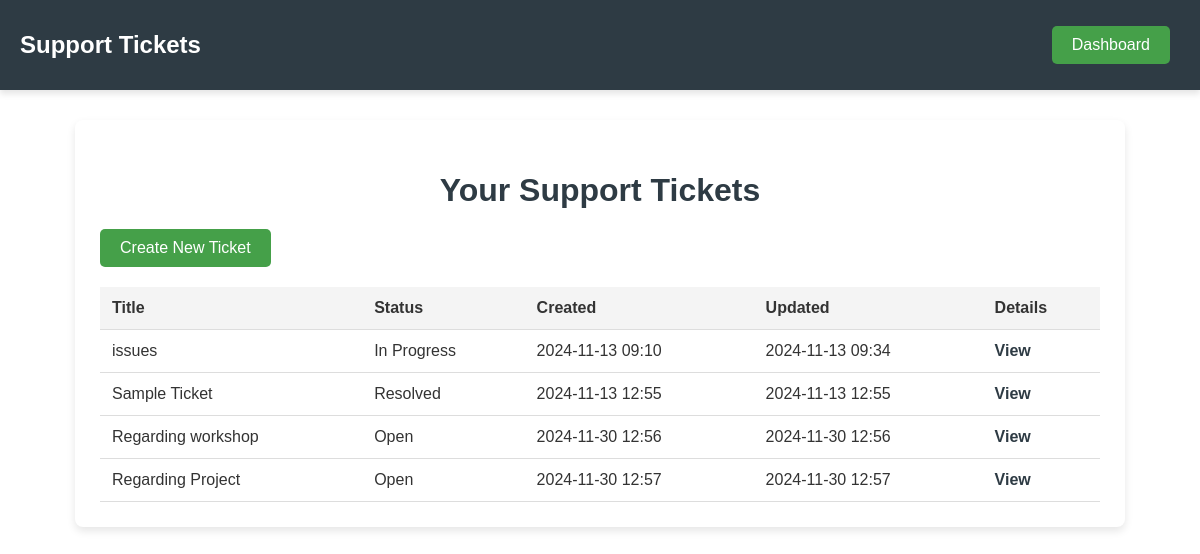
Screenshot of /customer/tickets/ with the database file from the repository.
### customer/models.py (models this page shows, shortened)
class SupportTicket(models.Model):
    STATUS_CHOICES = [
        ('open', 'Open'),
        ('in_progress', 'In Progress'),
        ('resolved', 'Resolved'),
        ('closed', 'Closed'),
    ]
    customer = models.ForeignKey(CustomerUserProfile, on_delete=models.CASCADE, related_name="support_tickets")
    title = models.CharField(max_length=255)
    description = models.TextField()
    status = models.CharField(max_length=20, choices=STATUS_CHOICES, default='open')
    created_at = models.DateTimeField(auto_now_add=True)
    updated_at = models.DateTimeField(auto_now=True)

### customer/views.py (the view)
# urls.py: path('tickets/', views.ticket_list, name='ticket_list'),  # View all tickets
def ticket_list(request):
    tickets = SupportTicket.objects.all()
    return render(request, 'ticket_list.html', {'tickets': tickets})

### customer/templates/ticket_list.html (shortened to what this page needs)
<!DOCTYPE html>
<html lang="en">
<head>
</head>
<body>
    <header>
        <h1>Support Tickets</h1>
        <nav>
            <a href="{% url 'customer_dashboard' %}">Dashboard</a>
        </nav>
    </header>
    <div class="container">
        <h2>Your Support Tickets</h2>
        <a href="{% url 'create_ticket' %}" class="btn">Create New Ticket</a>
        <table>
            <thead>
                <tr>
                    <th>Title</th>
                    <th>Status</th>
                    <th>Created</th>
                    <th>Updated</th>
                    <th>Details</th>
                </tr>
            </thead>
            <tbody>
                {% for ticket in tickets %}
                    <tr>
                        <td>{{ ticket.title }}</td>
                        <td>{{ ticket.get_status_display }}</td>
                        <td>{{ ticket.created_at|date:"Y-m-d H:i" }}</td>
                        <td>{{ ticket.updated_at|date:"Y-m-d H:i" }}</td>
                        <td><a href="{% url 'ticket_detail' ticket.id %}">View</a></td>
                    </tr>
                {% empty %}
                    <tr>
                        <td colspan="5" class="empty-message">No support tickets found.</td>
                    </tr>
                {% endfor %}
            </tbody>
        </table>
    </div>
</body>
</html>

### customer/templates/ticket_list.html (style rules this page uses)
body { font-family: 'Arial', sans-serif; background-color: #ffffff; margin: 0; padding: 0; color: #333; }
header { background-color: #2e3b44; padding: 15px 0; display: flex; justify-content: space-between; align-items: center; box-shadow: 0 4px 6px rgba(0, 0, 0, 0.1); }
header h1 { color: white; margin-left: 20px; font-size: 1.5rem; }
nav { margin-right: 20px; }
nav a { background-color: #45a049; color: white; text-decoration: none; padding: 10px 20px; border-radius: 5px; margin: 0 10px; font-size: 1rem; transition: background-color 0.3s; display: inline-block; }
.container { max-width: 1000px; margin: 30px auto; padding: 25px; background-color: #ffffff; box-shadow: 0 4px 8px rgba(0, 0, 0, 0.1); border-radius: 8px; }
h2 { text-align: center; color: #2e3b44; font-size: 2rem; margin-bottom: 20px; }
.btn { display: inline-block; background-color: #45a049; color: white; padding: 10px 20px; border-radius: 5px; text-decoration: none; font-size: 1rem; transition: background-color 0.3s; }
table { width: 100%; border-collapse: collapse; margin-top: 20px; }
table th, table td { padding: 12px; text-align: left; border-bottom: 1px solid #ddd; }
table th { background-color: #f4f4f4; color: #333; font-weight: bold; }
table td a { color: #2e3b44; text-decoration: none; font-weight: bold; }

### rows the page displays
SupportTicket: title "issues", status "In Progress", created_at "2024-11-13 09:10", updated_at "2024-11-13 09:34"
SupportTicket: title "Sample Ticket", status "Resolved", created_at "2024-11-13 12:55", updated_at "2024-11-13 12:55"
SupportTicket: title "Regarding workshop", status "Open", created_at "2024-11-30 12:56", updated_at "2024-11-30 12:56"
SupportTicket: title "Regarding Project", status "Open", created_at "2024-11-30 12:57", updated_at "2024-11-30 12:57"
